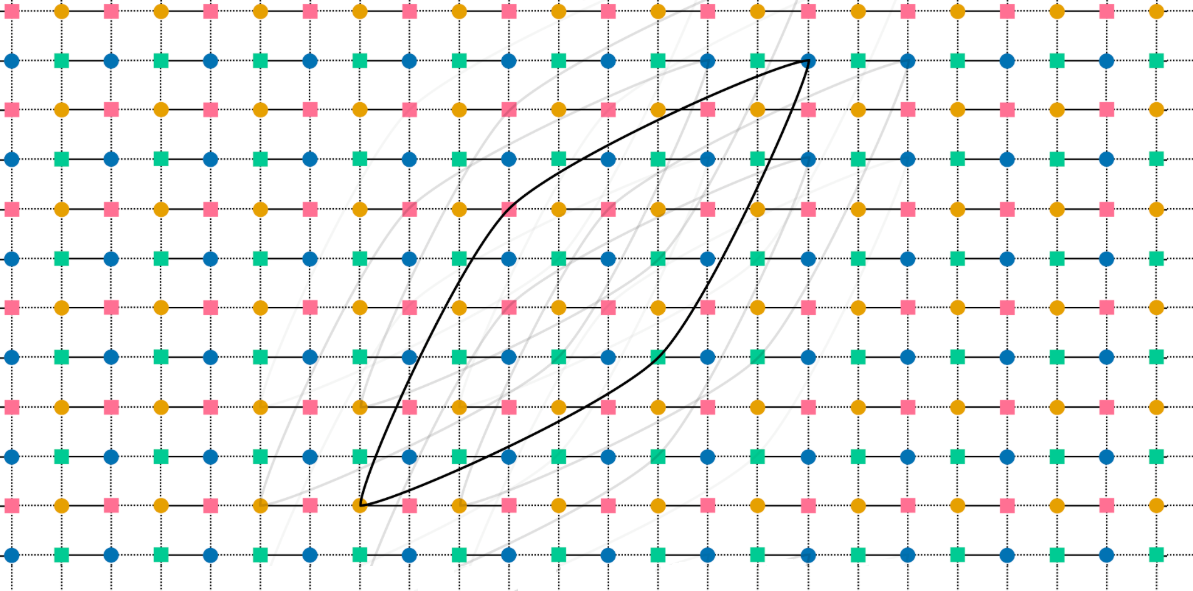
#> input picture tanner_graph.png, 1193 x 591 px
$ jupyter execute 3D_view_Tanner_graph_BB_code.ipynb
#> lines starting #> are read from the running program, lines starting #| are printed output that depends on the picture
# 3D visualization of the Tanner graph of a BB code embedded on a torus

## MIT License
Copyright (c) 2025 Alain Chancé

Permission is hereby granted, free of charge, to any person obtaining a copy of this software and associated documentation files (the "Software"), to deal in the Software without restriction, including without limitation the rights to use, copy, modify, merge, publish, distribute, sublicense, and/or sell copies of the Software, and to permit persons to whom the Software is furnished to do so, subject to the following conditions:

The above copyright notice and this permission notice shall be included in all copies or substantial portions of the Software.

THE SOFTWARE IS PROVIDED "AS IS", WITHOUT WARRANTY OF ANY KIND, EXPRESS OR IMPLIED, INCLUDING BUT NOT LIMITED TO THE WARRANTIES OF MERCHANTABILITY, FITNESS FOR A PARTICULAR PURPOSE AND NONINFRINGEMENT. IN NO EVENT SHALL THE AUTHORS OR COPYRIGHT HOLDERS BE LIABLE FOR ANY CLAIM, DAMAGES OR OTHER LIABILITY, WHETHER IN AN ACTION OF CONTRACT, TORT OR OTHERWISE, ARISING FROM, OUT OF OR IN CONNECTION WITH THE SOFTWARE OR THE USE OR OTHER DEALINGS IN THE SOFTWARE.

## Credit
Source image taken from the following article which is licensed under a Creative Commons Attribution 4.0 International License: Bravyi, Sergey & Cross, Andrew & Gambetta, Jay & Maslov, Dmitri & Rall, Patrick & Yoder, Theodore. (2024). High-threshold and low-overhead fault-tolerant quantum memory. Nature. 627. 778-782. 10.1038/s41586-024-07107-7. Fig. 1 | b, Tanner graph of a BB code with parameters [[14 4, 12, 12]] embedded into a torus, https://www.researchgate.net/figure/Tanner-graphs-of-surface-and-BB-codes-a-Tanner-graph-of-a-surface-code-for-comparison_fig3_379336526

Mapping achieved with Python code generated by Microsoft Copilot, with prompt "3D visualization of a given image mapped onto a torus", https://copilot.microsoft.com/shares/PRmF8VPhYCX1wHBH25eJz

[cell 1]
import numpy as np
import matplotlib.pyplot as plt
from PIL import Image

# Load and resize the image
img = Image.open('tanner_graph.png')  # Tanner graph image taken from Andrew & Gambetta, Jay & Maslov, Dmitri & Rall, Patrick & Yoder, Theodore. (2024),
#> img is the input picture: PIL image 1193x591 RGBA; mean R, G, B, A 235.6, 237.6, 235.4, 255
                                      # High-threshold and low-overhead fault-tolerant quantum memory. Nature. 627. 778-782. 10.1038/s41586-024-07107-7
img = img.resize((600, 600))          # Resample if needed
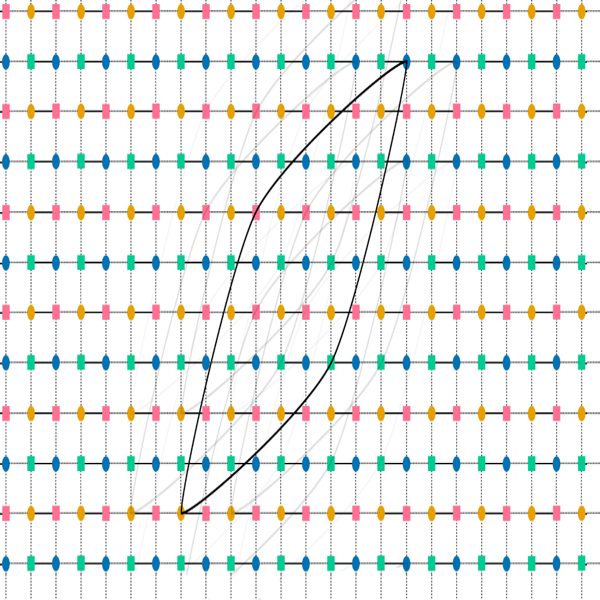
#> img: PIL image 600x600 RGBA; mean R, G, B, A 235.4, 237.3, 235.2, 255
img = np.array(img) / 255.0           # Normalize pixel values
#> img: shape (600, 600, 4) float64

# Parameters for torus
R, r = 2, 1   # Major and minor radius
u = np.linspace(0, 2 * np.pi, img.shape[1])
#> u = 600 values from 0 to 6.28
v = np.linspace(0, 2 * np.pi, img.shape[0])
#> v = 600 values from 0 to 6.28
u, v = np.meshgrid(u, v)

# Map texture coordinates to torus
X = (R + r * np.cos(v)) * np.cos(u)
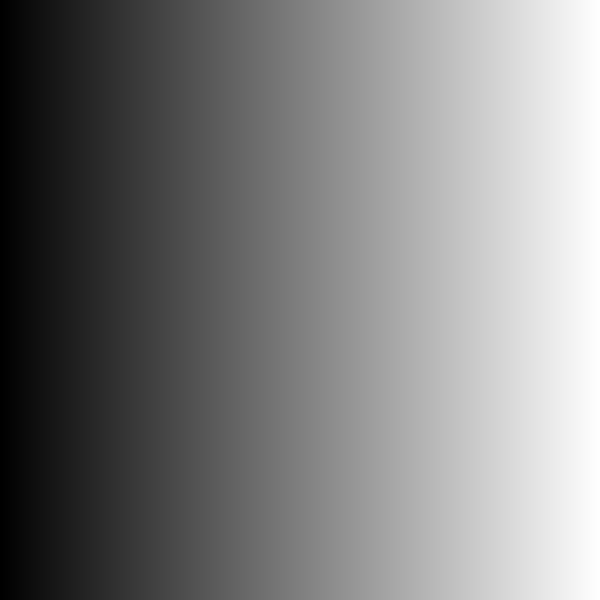
#> u: shape (600, 600) float64; min 0, max 6.28, mean 3.14; drawn with min black and max white
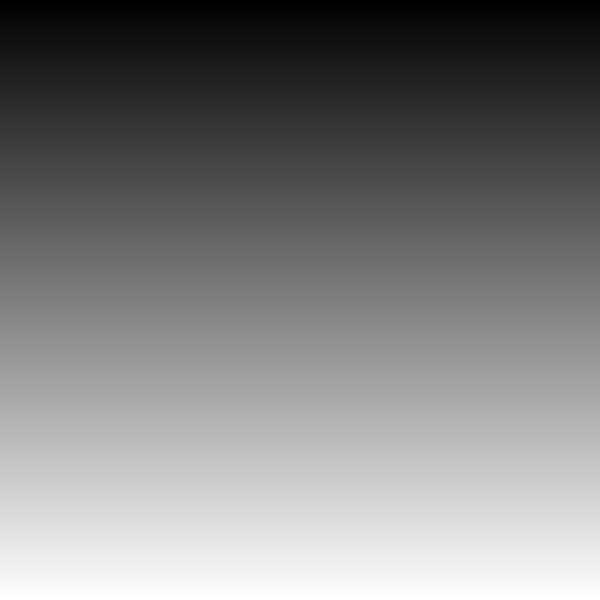
#> v: shape (600, 600) float64; min 0, max 6.28, mean 3.14; drawn with min black and max white
Y = (R + r * np.cos(v)) * np.sin(u)
Z = r * np.sin(v)

# Plot the image texture on the torus
fig = plt.figure(figsize=(10, 8))
ax = fig.add_subplot(111, projection='3d')
ax.plot_surface(X, Y, Z, rstride=1, cstride=1, facecolors=img, shade=False)
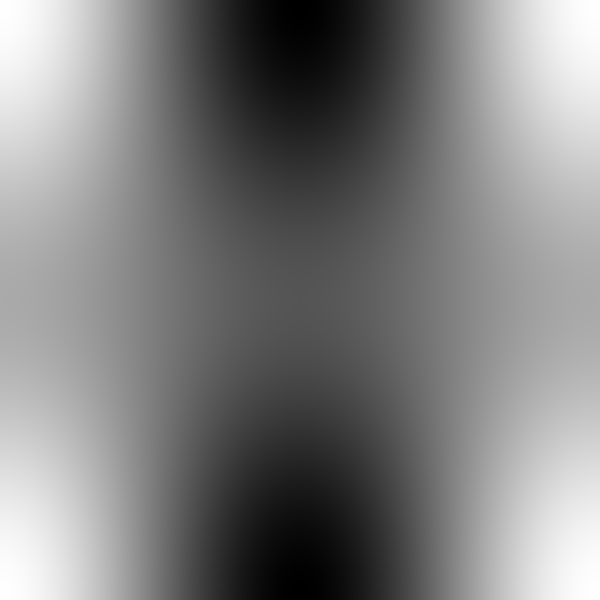
#> X: shape (600, 600) float64; min -3, max 3, mean 0.00334; drawn with min black and max white

ax.set_axis_off()
ax.set_title('3D visualization of the Tanner graph of a BB code embedded on a torus - By Alain Chancé')
plt.tight_layout()
plt.show()

print("2D Tanner graph representation for the Gross code mapped on a 3D Torus")
print("Authored by Alain Chancé on June 24, 2025.\n")

print("Credit: Source image taken from the following article which is licensed under a Creative Commons Attribution 4.0 International License:")
print("Bravyi, Sergey & Cross, Andrew & Gambetta, Jay & Maslov, Dmitri & Rall, Patrick & Yoder, Theodore.")
print("(2024). High-threshold and low-overhead fault-tolerant quantum memory. Nature. 627. 778-782. 10.1038/s41586-024-07107-7.")
print("Fig. 1 | b, Tanner graph of a BB code with parameters [[14 4, 12, 12]] embedded into a torus.")
print("https://www.researchgate.net/figure/Tanner-graphs-of-surface-and-BB-codes-a-Tanner-graph-of-a-surface-code-for-comparison_fig3_379336526\n")

print("Mapping achieved with Python code generated by Microsoft Copilot, with prompt: '3D visualization of a given image mapped onto a torus'")
print("https://copilot.microsoft.com/shares/PRmF8VPhYCX1wHBH25eJz")
